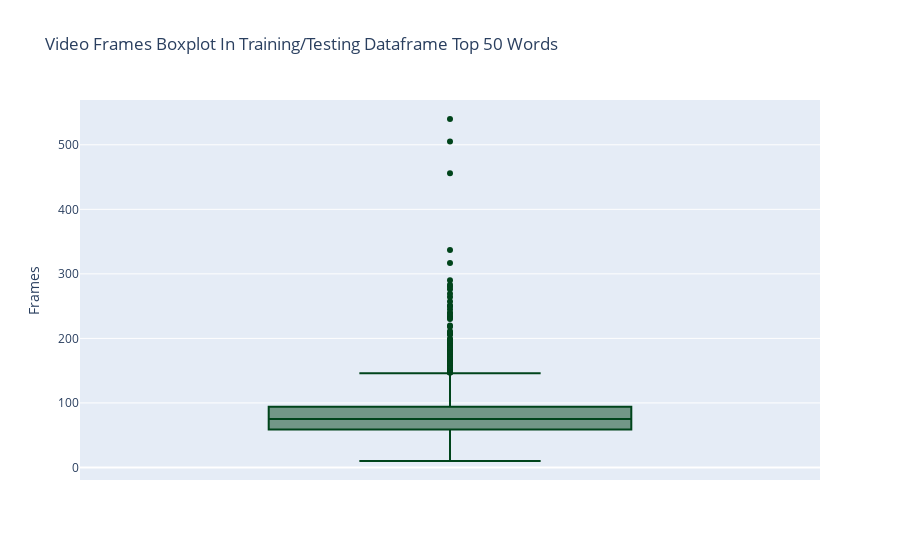

Notebook code cell kept with this figure:
### Code cell
fig = px.box(traintest, y="Frames", title="Video Frames Boxplot In Training/Testing Dataframe Top 50 Words",
                                color_discrete_sequence=px.colors.sequential.Greens_r)
fig.show()

### Figure 1 — Plotly figure (JSON) as saved in the notebook; plotly's stock layout.template omitted (floating-point values rounded to 4 significant figures; data arrays with more than 128 entries replaced by an {"elided": "..."} marker saying what was removed)
{"data": [{"alignmentgroup": "True", "hovertemplate": "Frames=%{y}<extra></extra>", "legendgroup": "", "marker": {"color": "rgb(0,68,27)"}, "name": "", "notched": false, "offsetgroup": "", "orientation": "v", "showlegend": false, "type": "box", "x0": " ", "xaxis": "x", "y": {"elided": "1679 int values"}, "y0": " ", "yaxis": "y"}], "layout": {"boxmode": "group", "legend": {"tracegroupgap": 0}, "title": {"text": "Video Frames Boxplot In Training/Testing Dataframe Top 50 Words"}, "xaxis": {"anchor": "y", "domain": [0, 1]}, "yaxis": {"anchor": "x", "domain": [0, 1], "title": {"text": "Frames"}}}}
